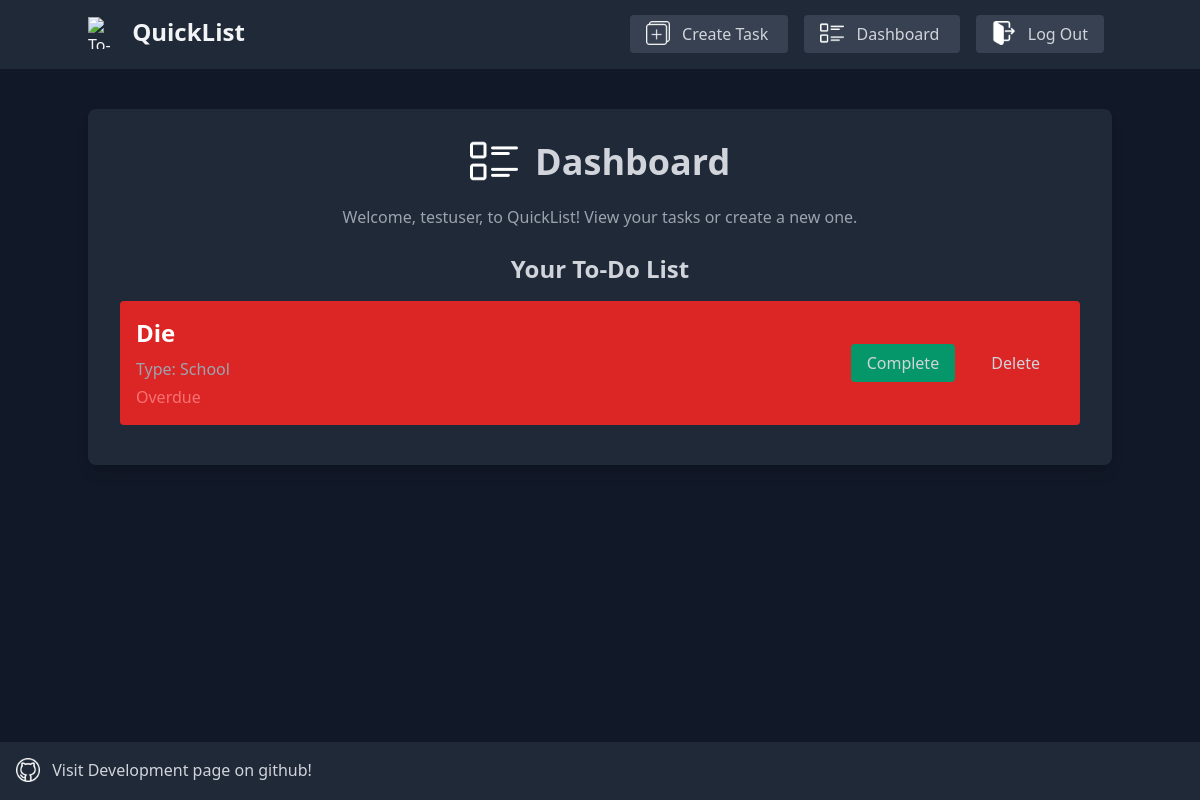
The page /dashboard (signed in) on the database as committed earlier.
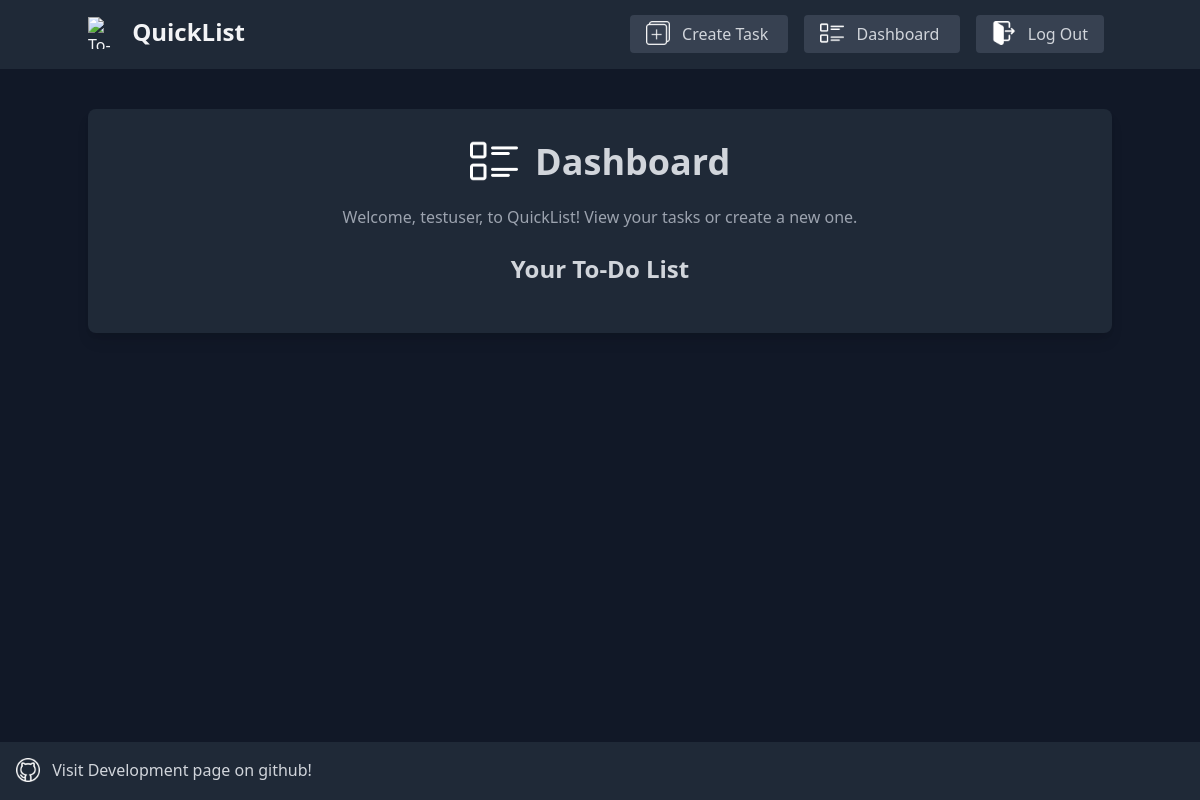
The same page on the database as committed later.
### setup_db.py (models this page shows)
class ToDo(Base):# ToDo model
    __tablename__ = 'todos'
    id = Column(Integer, primary_key=True)
    title = Column(String, nullable=False)
    category = Column(String, nullable=False)
    date = Column(DateTime, nullable=False)
    description = Column(String, nullable=True)
    done = Column(Boolean, default=False, nullable=False)
    user_id = Column(Integer, ForeignKey('users.id'), nullable=False)
    user = relationship("User", back_populates="todos")

### app.py (the view)
@app.route('/dashboard')# Define the dashboard route
def dashboard():
    if "user_id" not in session:# Check if the user is logged in
        flash("You need to login first", "warning")
        return redirect(url_for('login'))  # Redirect to the login page if the user is not logged in
    if 'first_login' in session and session['first_login']:# Check if it's the first time visiting the dashboard after login or logout
        flash("Welcome back, {}!".format(session["username"]), "info")
        session['first_login'] = False  # Set 'first_login' to False after showing the message
    todos = db_session.query(ToDo).filter(ToDo.user_id == session["user_id"]).all()# Get all tasks associated with the current user
    return render_template('dashboard.html', user_id=session["user_id"], username=session["username"], todos = todos)# Render the dashboard page and store the current user's id and username in the session

### app.py (called while the page is built)
@app.template_filter('days_left')# Custom Jinja filter to calculate the number of days left for a task
def days_left(due_date):
    today = datetime.now()  # Get today's date and time
    delta = due_date - today  # Calculate the difference
    if delta.days > 0:  # If the due date is in the future
        return delta.days  # Return the number of days left
    elif delta.days+1 == 0:  # If the due date is today
        return "Today"
    else:  # If the task is overdue
        return "Overdue"

### templates/dashboard.html (shortened to what this page needs)
<!DOCTYPE html>
<html lang="en">
    <head>
        <link href="{{ url_for('static', filename='styles/styles.css') }}" rel="stylesheet">
    </head>
    <body class="bg-gray-900 text-gray-300">
        <header class="bg-gray-800 text-gray-100 p-4">
            <div class="container mx-auto flex justify-between items-center">
                <a href="/dashboard">
                    <img src="/static/images/icon.png" alt="To-Do List Icon" class="h-8 w-8 inline-block mr-2" style="transform: translateY(-4px);">
                    <h1 class="text-2xl font-bold inline-block align-baseline">QuickList</h1>
                </a>
                <nav>
                    <a href="/create" class="bg-gray-700 text-gray-300 hover:bg-gray-600 active:bg-gray-500 mx-2 px-4 py-2 rounded">
                        <img src="/static/images/create.png" alt="Create Task Icon" class="h-6 w-6 inline-block mr-2" style="transform: translateY(-2px);">
                        Create Task
                    </a>
                    <a href="/dashboard" class="bg-gray-700 text-gray-300 hover:bg-gray-600 active:bg-gray-500 mx-2 px-4 py-2 rounded">
                        <img src="/static/images/dashboard.png" alt="Dashboard Icon" class="h-6 w-6 inline-block mr-2" style="transform: translateY(-2px);">
                        Dashboard
                    </a>
                    <a href="/logout" class="bg-gray-700 text-gray-300 hover:bg-gray-600 active:bg-gray-500 mx-2 px-4 py-2 rounded">
                        <img src="/static/images/logout.png" alt="Log Out Icon" class="h-6 w-6 inline-block mr-2" style="transform: translateY(-2px);">
                        Log Out
                    </a>
                </nav>
            </div>
        </header>
        <main class="container mx-auto mt-10">
            <div class="bg-gray-800 p-8 rounded-lg shadow-lg">
                <h2 class="text-4xl font-bold mb-4 text-center">
                    <img src="/static/images/dashboard.png" alt="Dashboard Icon" class="h-12 w-12 inline-block mr-2" style="transform: translateY(-4px);">
                    Dashboard
                </h2>
                <p class="text-gray-400 text-center">Welcome, {{ username }}, to QuickList! View your tasks or create a new one.</p>
                <br>
                <h3 class="text-2xl font-bold mb-4 text-center">Your To-Do List</h3>
                <ul class="list-disc list-inside">
                    {% for todo in todos if not todo.done %}
                    <li class="flex justify-between items-center
                        {% if todo.done == False and todo.date|days_left == 'Overdue' %}
                            bg-red-600 text-white animate-pulse
                        {% elif todo.done == False and todo.date|days_left == 'Today' %}
                            border-4 border-yellow-400 bg-gray-700
                        {% else %}
                            bg-gray-700 text-gray-300
                        {% endif %}
                        p-4 rounded mb-2">
                        <div class="flex flex-col">
                            <h4 class="text-2xl font-bold mb-2">{{ todo.title }}</h4>
                            <p class="text-gray-400 mb-1">Type: {{ todo.category }}</p>
                            <p class="text-gray-400">
                                {% if todo.date|days_left == 'Overdue' %}
                                    <span class="text-red-400">Overdue</span>
                                {% elif todo.date|days_left == 'Today' %}
                                    <span class="text-yellow-400">Due Today</span>
                                {% else %}
                                <span class="text-yellow-400">Due in {{ todo.date|days_left }} days</span>
                                {% endif %}
                            </p>
                        </div>
                        <div>
                            <a href="/complete/{{ todo.id }}" class="bg-green-600 text-gray-300 hover:bg-green-500 active:bg-green-400 mx-2 px-4 py-2 rounded">Complete</a>
                            <a href="/delete/{{ todo.id }}" class="bg-red-600 text-gray-300 hover:bg-red-500 active:bg-red-400 mx-2 px-4 py-2 rounded">Delete</a>
                        </div>
                    </li>
                    {% endfor %}
                </ul>
            </div>
            <br>
            <br>
            <br>
            <br>
        </main>
    </body>
    <footer class="bg-gray-800 text-gray-100 p-4 mt-10 fixed bottom-0 w-full">
        <p>
            <a href="https://github.com/Space-Cadet-Stuff/To-do-Program" class="text-gray-300 hover:text-gray-400">
                <img src="/static/images/github.png" alt="GitHub Icon" class="h-6 w-6 inline-block mr-2" style="transform: translateY(-2px);"> Visit Development page on github!
            </a>
        </p>
    </footer>
</html>

Rows that differ between the two databases and show on the page:
removed ToDo: title "Die", category "School", shows "Overdue"
